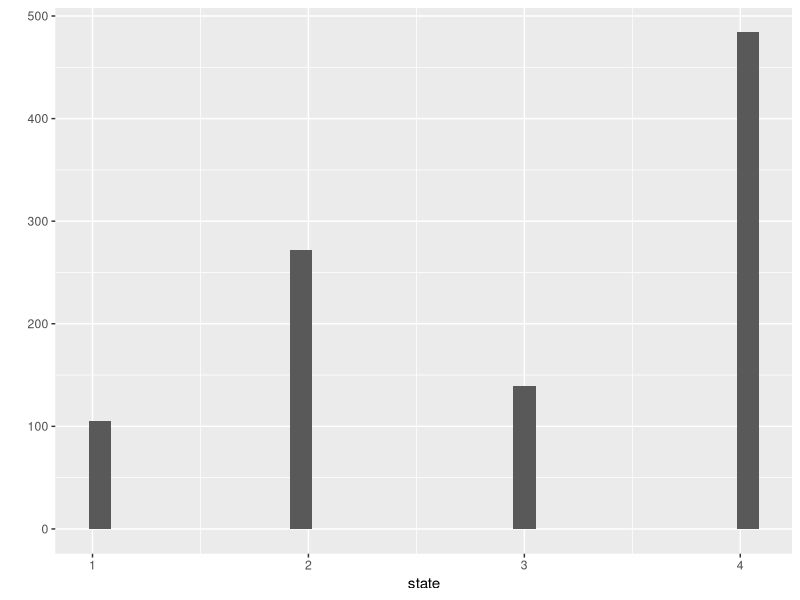
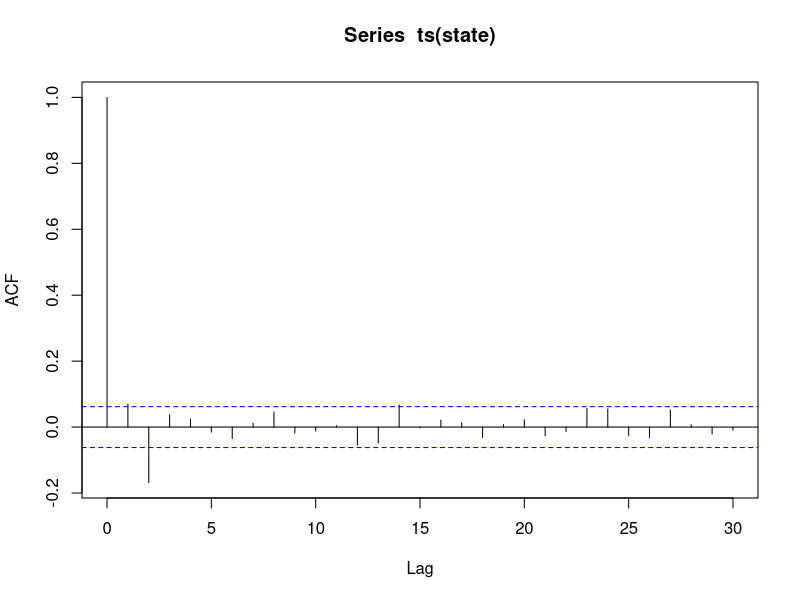

These figures' R source, in order:
# MARKOV CHAIN

SIMS <- 1000
state <- rep(0, SIMS)
state[1] <- sample(1:4, size = 1)
j = 1
while (j < SIMS) {
  if (state[j] == 1) {
    state[j+1] <- sample(c(2,3,4), size = 1, prob = c(1/3, 1/4, 5/12))
  }
  if (state[j] == 2) {
    state[j+1] <- sample(c(1,3,4), size = 1, prob = c(1/3, 1/3, 1/3)) 
  }
  if(state[j] == 3) {
    state[j+1] <- sample(c(3,4), size = 1, prob = c(1/4, 3/4)) 
  }
  if(state[j] == 4) {
    state[j+1] <- sample(c(2,4), size = 1, prob = c(1/2, 1/2)) 
  }
  j = j+1
}

library(ggplot2)
qplot(state)
acf(ts(state))


